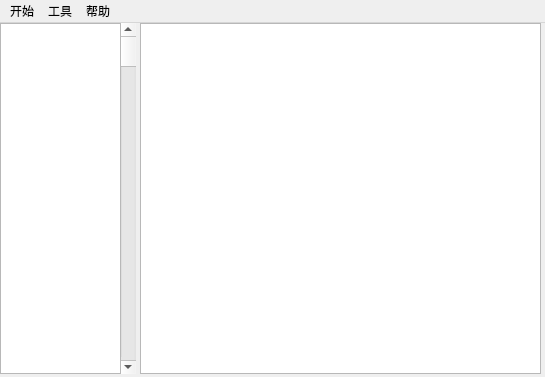
<?xml version="1.0" encoding="UTF-8"?>
<ui version="4.0">
 <class>MainWindow</class>
 <widget class="QMainWindow" name="MainWindow">
  <property name="geometry">
   <rect>
    <x>0</x>
    <y>0</y>
    <width>545</width>
    <height>377</height>
   </rect>
  </property>
  <property name="windowTitle">
   <string>MainWindow</string>
  </property>
  <widget class="QWidget" name="centralWidget">
   <widget class="QScrollBar" name="verticalScrollBar">
    <property name="geometry">
     <rect>
      <x>120</x>
      <y>0</y>
      <width>16</width>
      <height>351</height>
     </rect>
    </property>
    <property name="orientation">
     <enum>Qt::Vertical</enum>
    </property>
   </widget>
   <widget class="QTextBrowser" name="textBrowser">
    <property name="geometry">
     <rect>
      <x>0</x>
      <y>0</y>
      <width>121</width>
      <height>351</height>
     </rect>
    </property>
   </widget>
   <widget class="QGraphicsView" name="graphicsView">
    <property name="geometry">
     <rect>
      <x>140</x>
      <y>0</y>
      <width>401</width>
      <height>351</height>
     </rect>
    </property>
   </widget>
  </widget>
  <widget class="QMenuBar" name="menuBar">
   <property name="geometry">
    <rect>
     <x>0</x>
     <y>0</y>
     <width>545</width>
     <height>23</height>
    </rect>
   </property>
   <widget class="QMenu" name="menu">
    <property name="title">
     <string>开始</string>
    </property>
    <addaction name="action"/>
    <addaction name="action_2"/>
    <addaction name="action_13"/>
    <addaction name="action_14"/>
    <addaction name="action_15"/>
   </widget>
   <widget class="QMenu" name="menu_5">
    <property name="title">
     <string>帮助</string>
    </property>
    <addaction name="action_8"/>
    <addaction name="action_9"/>
    <addaction name="action_10"/>
   </widget>
   <widget class="QMenu" name="menu_6">
    <property name="title">
     <string>工具</string>
    </property>
    <addaction name="action_3"/>
    <addaction name="action_11"/>
    <addaction name="action_12"/>
   </widget>
   <addaction name="menu"/>
   <addaction name="menu_6"/>
   <addaction name="menu_5"/>
  </widget>
  <action name="action">
   <property name="text">
    <string>登录</string>
   </property>
  </action>
  <action name="action_2">
   <property name="text">
    <string>打开文件夹</string>
   </property>
  </action>
  <action name="action_4">
   <property name="text">
    <string>任意尺寸裁剪</string>
   </property>
  </action>
  <action name="action_5">
   <property name="text">
    <string>任意尺寸裁剪</string>
   </property>
  </action>
  <action name="action_6">
   <property name="text">
    <string>
输入指定尺寸</string>
   </property>
  </action>
  <action name="action_7">
   <property name="text">
    <string>保存位置</string>
   </property>
  </action>
  <action name="action_8">
   <property name="text">
    <string>使用帮助</string>
   </property>
  </action>
  <action name="action_9">
   <property name="text">
    <string>设置</string>
   </property>
  </action>
  <action name="action_10">
   <property name="text">
    <string>关于</string>
   </property>
  </action>
  <action name="action_3">
   <property name="text">
    <string>图片裁剪工具</string>
   </property>
  </action>
  <action name="action_11">
   <property name="text">
    <string>目标检测标签制作</string>
   </property>
  </action>
  <action name="action_12">
   <property name="text">
    <string>实例分割标签制作</string>
   </property>
  </action>
  <action name="action_13">
   <property name="text">
    <string>保存</string>
   </property>
  </action>
  <action name="action_14">
   <property name="text">
    <string>另存为</string>
   </property>
  </action>
  <action name="action_15">
   <property name="text">
    <string>退出</string>
   </property>
  </action>
 </widget>
 <resources/>
 <connections/>
</ui>
